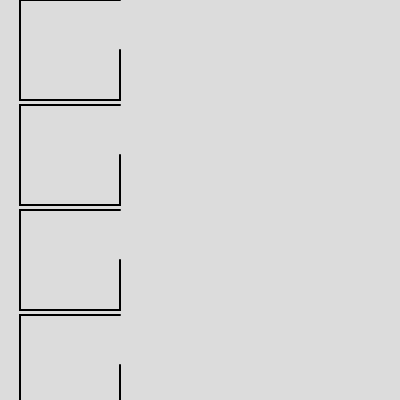
Frame 1 (no input)
Frame 60 (no input): identical to frame 1, image omitted
Frame 120 (the mouse pressed at the canvas centre since frame 60): identical to frame 1, image omitted

The p5.js sketch that drew this single still picture (run headless with seeded random() and noise() and a simulated clock; from frame 60 on, the mouse is pressed at the canvas centre):

// p5.js sketch
// ── sketch.js
function setup() {
  createCanvas(400, 400);
}

function draw() {
  background(220);
      push()
    // rotate(90)

  for(i=0;i<10;i++){  
    shape1(20,i*105)
  }
      pop()

  
}

function shape1(a,b){
  strokeWeight(2)
  noFill()
  beginShape()
  vertex(a+100,b)
  vertex(a,b)
  vertex(a,b+100)
  vertex(a+100,b+100)
  vertex(a+100,b+50)
  endShape()
  
}
